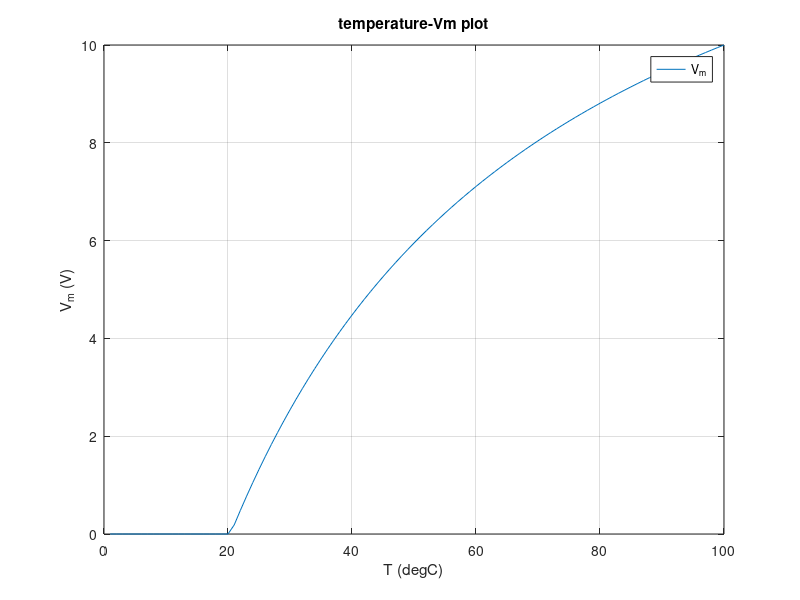

The MATLAB source for this figure:
clc;clear;close all;

V_r = 20;
R1 = 6750;
R2 = 67000;
R3 = 13000;
V_m_rec = zeros(100, 1);

for T = 0:100
    R_T = 2000*(1+0.075*(T-25));
    V_m = V_r*(R2*R_T-R1*R3)/((R1+R_T)*(R2+R3));
    if V_m > 0
        V_m_rec(T, :) = V_m;
    end
end

figure;
plot(1:100, V_m_rec);
title('temperature-Vm plot');  % Set the main title
xlabel('T (degC)');  % Label for the x-axis
ylabel('V_m (V)');  % Label for the y-axis
grid on;
legend('V_m');